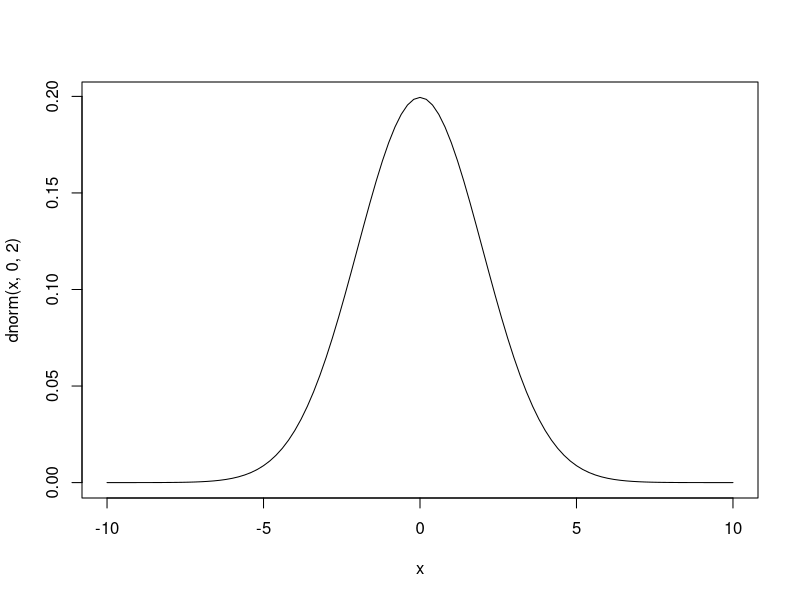
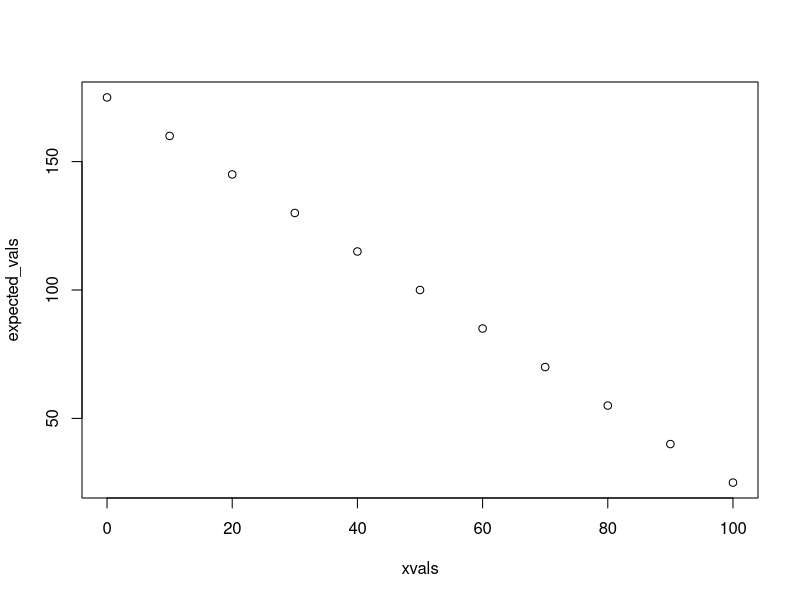
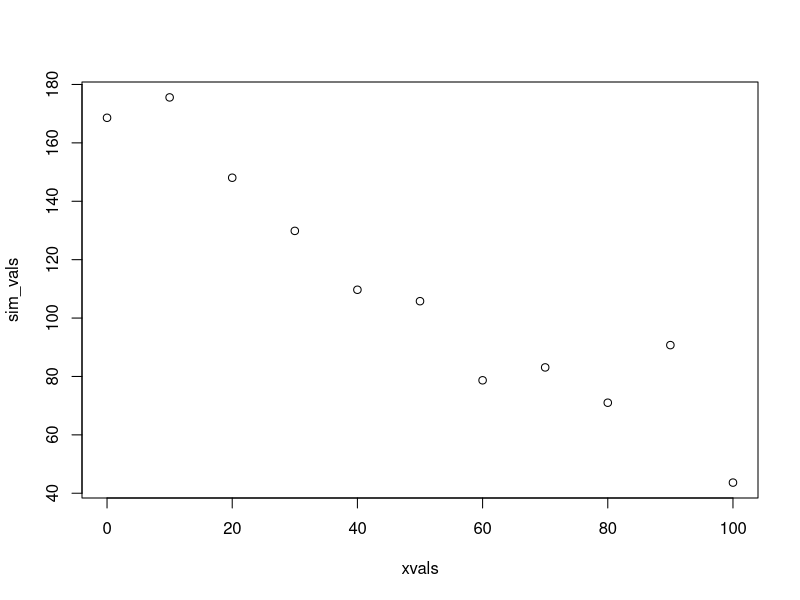
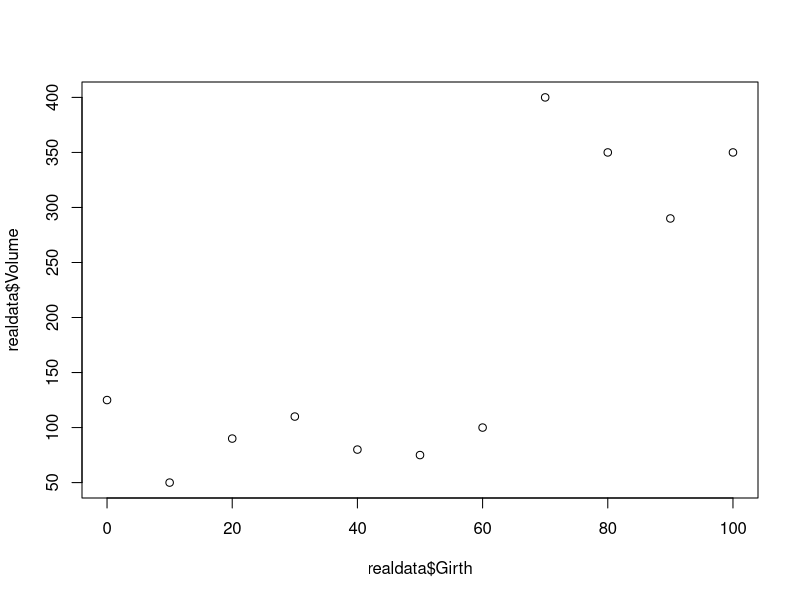
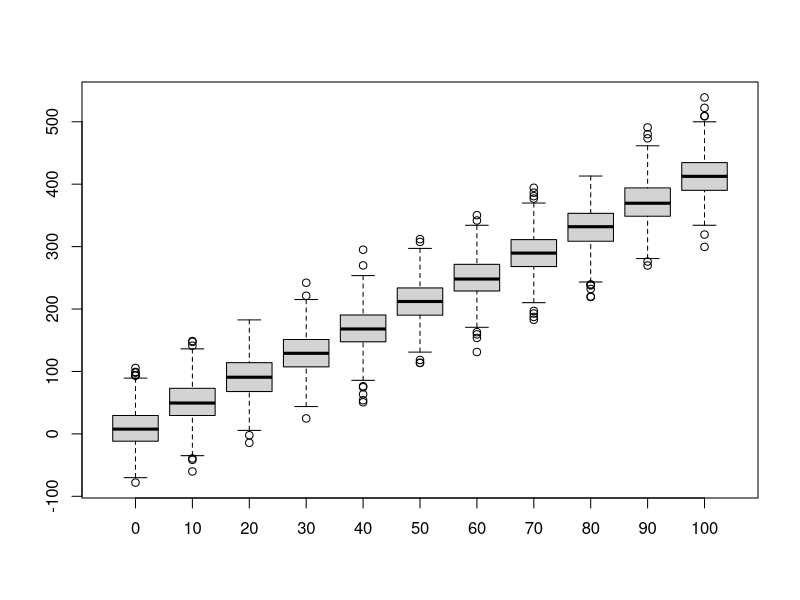
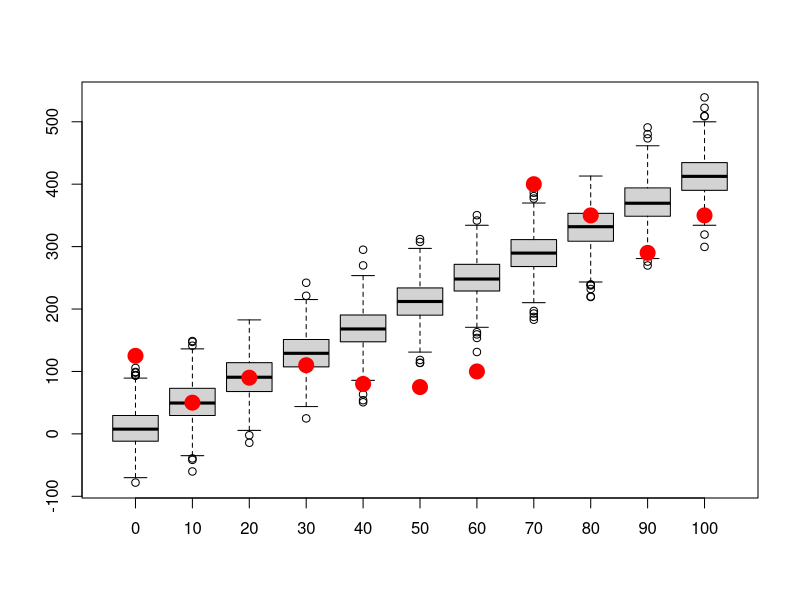
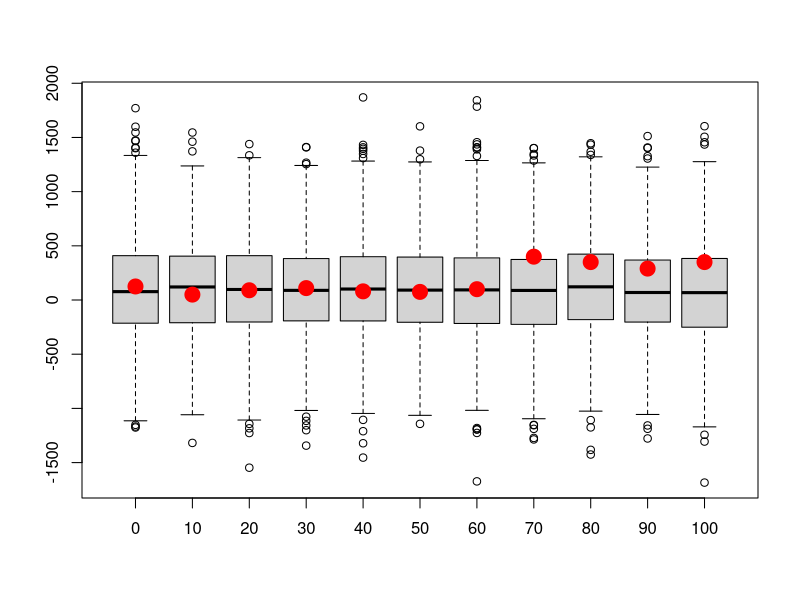
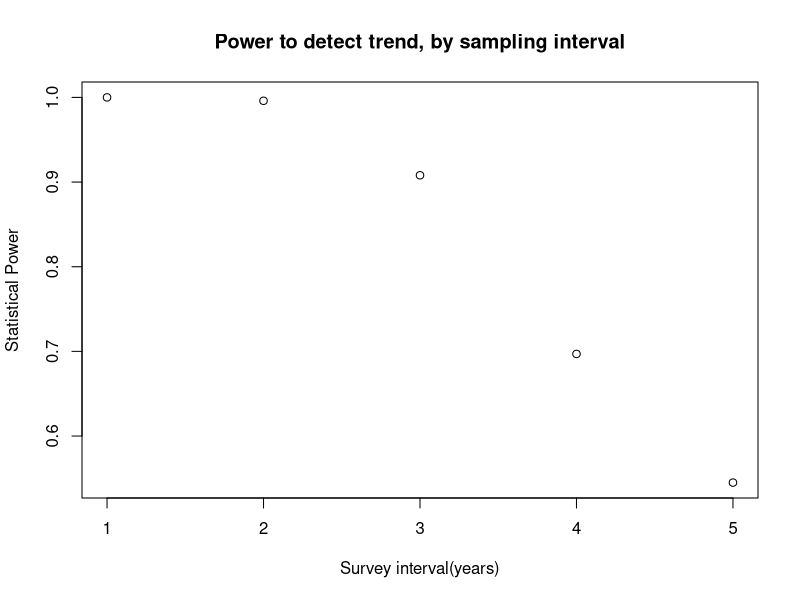

These figures' R source, in order:
## ---- chunk 1
knitr::opts_chunk$set(echo = TRUE, cache = TRUE)
## ---- chunk 2

############################################################
####                                                    ####  
####  NRES 746, Lecture 3                               ####
####                                                    ####
####  Kevin Shoemaker                                   #### 
####  University of Nevada, Reno                        ####
####                                                    #### 
############################################################


############################################################
####  The virtual ecologist                             ####
####     Building data simulation models                ####
############################################################


## ---- chunk 3

#############
# Short exercise:

# Generate 50 samples from Normal(mean=10,sd=5) 


# Generate 1000 samples from Poisson(mean=50)


# Generate 10 samples from Beta(shape1=0.1,shape2=0.1)


# Try some other distributions and parameters.  NOTE: you can visualize probability densities easily using the "curve" function:

curve(dnorm(x,0,2),-10,10)

# What happens when you try to use a discrete distribution?

## ---- chunk 4

############
# SIMULATE DATA GENERATION: decompose into deterministic and stochastic components 

##########
# Deterministic component: define function for transforming a predictor variable into an expected response (linear regression)

    # Arguments:
      # x: vector of covariate values
      # a: the intercept of a linear relationship mapping the covariate to an expected response
      # b: the slope of a linear relationship mapping the covariate to an expected response

deterministic_component <- function(x,a,b){
  linear <- a + b*x   # specify a deterministic, linear functional form
  return(linear)
}

xvals = seq(0,100,10)  # define the values of a hypothetical predictor variable (e.g., tree girth)

expected_vals <- deterministic_component(xvals,175,-1.5)   # use the deterministic component to determine the expected response (e.g., tree volume)
expected_vals

plot(xvals,expected_vals)   # plot out the relationship

# plot(xvals,expected_vals,type="l")    # alternatively, plot as a line

## ---- chunk 5

##########
# Stochastic component: define a function for transforming an expected (deterministic) response and adding a layer of "noise" on top!

    # Arguments:
      # x: vector of expected responses
      # variance: variance of the "noise" component of your data simulation model
stochastic_component <- function(x,variance){     
  sd <- sqrt(variance)       # convert variance to standard deviation       
  stochvals <- rnorm(length(x),x,sd)       # add a layer of "noise" on top of the expected response values
  return(stochvals)
}

           # alternative: add the "residuals" onto the expected values. 
# stochastic_component <- function(x,variance){     
#   sd <- sqrt(variance)       # convert variance to standard deviation       
#   stochvals <- rnorm(length(x),0,sd)       # generate the 'residuals'    
#   return(x+stochvals)             # add a layer of "noise" on top of the expected response values
# }

    ### Simulate stochastic data!!
sim_vals <- stochastic_component(expected_vals,variance=500)   # try it- run the function to add noise to your expected values. 

plot(xvals,sim_vals)     # plot it- it should look much more "noisy" now!

# ALTERNATIVELY:

sim_vals <- stochastic_component(deterministic_component(xvals,175,-1.5),500)    # stochastic "shell" surrounds a deterministic "core"    

## ---- chunk 6

############
# Goodness-of-fit test!

    # Does the data fall into the range of plausble data produced by this fully specified model?

############
# Imagine you have the following "real" data (e.g., tree volumes). 

realdata <- data.frame(Volume=c(125,50,90,110,80,75,100,400,350,290,350),Girth=xvals)
plot(realdata$Girth,realdata$Volume)

## ---- chunk 7

#############
# Let's simulate many datasets from our hypothesized data generating model (intercept=10,slope=4,variance=1000):

reps <- 1000    # specify number of replicate datasets to generate
samplesize <- nrow(realdata)    # define the number of data points we should generate for each simulation "experiment"
simresults <- array(0,dim=c(samplesize,reps))   # initialize a storage array for results 
for(i in 1:reps){       # for each independent simulation "experiment":
  exp_vals <- deterministic_component(realdata$Girth,a=10,b=4)          # simulate the expected tree volumes for each measured girth value
  sim_vals <- stochastic_component(exp_vals,1000)  # add stochastic noise
  simresults[,i] <- sim_vals   # store the simulated data for later
}

    # now make a boxplot of the results
boxplot(t(simresults),xaxt="n")    # (repeat) make a boxplot of the simulation results
axis(1,at=c(1:samplesize),labels=realdata$Girth)                          # add x axis labels 

## ---- chunk 8

#########
# Now overlay the "real" data
    # how well does the model fit the data?

boxplot(lapply(1:nrow(simresults), function(i) simresults[i,]),xaxt="n")    # (repeat) make a boxplot of the simulation results
axis(1,at=c(1:samplesize),labels=realdata$Girth)                          # add x axis labels 
points(c(1:samplesize),realdata$Volume,pch=20,cex=3,col="red",xaxt="n")     # this time, overlay the "real" data 

## ---- chunk 9

#############
# Let's simulate many datasets from our hypothesized data generating model (intercept=100,slope=0,variance=75000):

reps <- 1000    # specify number of replicate datasets to generate
samplesize <- nrow(realdata)    # define the number of data points we should generate for each simulation "experiment"
simresults <- array(0,dim=c(samplesize,reps))   # initialize a storage array for results 
for(i in 1:reps){       # for each independent simulation "experiment":
  exp_vals <- deterministic_component(realdata$Girth,a=100,b=0)          # simulate the expected tree volumes for each measured girth value
  sim_vals <- stochastic_component(exp_vals,200000)  # add stochastic noise
  simresults[,i] <- sim_vals   # store the simulated data for later
}

    # now make a boxplot of the results
boxplot(lapply(1:nrow(simresults), function(i) simresults[i,]),xaxt="n")    # (repeat) make a boxplot of the simulation results
axis(1,at=c(1:samplesize),labels=realdata$Girth)                          # add x axis labels 
points(c(1:samplesize),realdata$Volume,pch=20,cex=3,col="red",xaxt="n")     # this time, overlay the "real" data 


## ---- chunk 10

###############
# Power analysis example: designing a monitoring program for a rare species


   ### first, let's develop some helper functions:

########
# function for computing the number of observed/detected animals in a single survey

    # Arguments:
      # TrueN: true population abundance
      # surveyors: number of survey participants each day
      # days: survey duration, in days

NumObserved <- function(TrueN=1000,surveyors=1,days=3){
  probPerPersonDay <- 0.02      # define the probability of detection per animal per person-day [hard-coded- potentially bad coding practice!]
  probPerDay <- 1-(1-probPerPersonDay)^surveyors      # define the probability of detection per animal per day (multiple surveyors)(animal must be detected at least once)
  probPerSurvey <- 1-(1-probPerDay)^days       # define the probability of detection per animal for the entire survey
  nobs <- rbinom(1,size=TrueN,prob=probPerSurvey)     # simulate the number of animals detected!
  return(nobs)
}
NumObserved(TrueN=500,surveyors=2,days=7)   # test the new function

## ---- chunk 11

#########
# function for computing expected abundance dynamics of a declining population (deterministic component!)

    # Arguments:
      # LastYearAbund: true population abundance in the previous year
      # trend: proportional change in population size from last year

ThisYearAbund <- function(LastYearAbund=1000,trend=-0.03){
  CurAbund <- LastYearAbund + trend*LastYearAbund    # compute abundance this year
  CurAbund <- floor(CurAbund)  # can't have fractional individuals!
  return(CurAbund)
}
ThisYearAbund(LastYearAbund=500,trend=-0.03)    # test the new function

# NOTE: we could introduce stochastic population dynamics (or density dependence, etc!) for a more realistic model, but we are omitting this here. 

## ---- chunk 12

########
# develop a function for simulating monitoring data from a declining population

    # Arguments:
      # initabund: true initial population abundance
      # trend: proportional change in population size from last year
      # years: duration of simulation
      # observers: number of survey participants each day
      # days: survey duration, in days
      # survint: survey interval, in years (e.g., 2 means surveys are conducted every other year)

SimulateMonitoringData <- function(initabund=1000,trend=-0.03,years=25,observers=1,days=3,survint=2){
  prevabund <- initabund        # initialize "previous-year abundance" at initial abundance 
  detected <- numeric(years)    # set up storage variable
  for(y in 1:years){            # for each year of the simulation:
    thisAbund <- ThisYearAbund(prevabund,trend)             # compute the current abundance on the basis of the trend
    detected[y] <- NumObserved(thisAbund,observers,days)     # sample the current population using this monitoring scheme
    prevabund <- thisAbund   # set this years abundance as the previous years abundance (to set up the simulation for next year)
  }
  surveyed <- c(1:years)%%survint==0    # which years were surveys actually performed?
  detected[!surveyed] <- NA            # if the survey is not performed that year, return a missing value
  return(detected)       # return the number of individuals detected
}

SimulateMonitoringData(initabund=1000,trend=-0.03,years=25,observers=1,days=3,survint=2)    # test the new function

## ---- chunk 13

#########
# finally, develop a function for assessing whether or not a decline was detected:

    # Arguments:
      # monitoringData: simulated results from a long-term monitoring study
      # alpha: define acceptable type-I error rate (false positive rate)

IsDecline <- function(monitoringData,alpha=0.05){
  time <- 1:length(monitoringData)      # vector of survey years
  model <- lm(monitoringData~time)    # for now, let's use ordinary linear regression (perform linear regression on simulated monitoring data)
  p_value <- summary(model)$coefficients["time","Pr(>|t|)"]      # extract the p-value  
  isdecline <- ifelse(summary(model)$coefficients["time","Estimate"]<0,TRUE,FALSE)     # determine if the simulated monitoring data determined a "significant" decline
  sig_decline <- ifelse((p_value<=alpha)&(isdecline),TRUE,FALSE)    # if declining and significant trend, then the monitoring protocol successfully diagnosed a decline
  return(sig_decline)
}

IsDecline(monitoringData=c(10,20,NA,15,1),alpha=0.05)    # test the function

## ---- chunk 14

nreps <- 1000
initabund <- 100
GetPower <- function(observers=1,days=3,alpha=0.05,years=25,survint=2,trend=-0.03){
  decline <- logical(nreps)
  for(i in 1:nreps){
    detected <- SimulateMonitoringData(initabund,trend,years,observers,days,survint)
    decline[i] <- IsDecline(detected,alpha)
  }
  Power <- length(which(decline==TRUE))/nreps 
  return(Power)
}
cat((sprintf("The statistical power to detect a decline for the default parameters is: %s",GetPower())))    # for default

## ---- chunk 15

  initabund = 1000
  survints <- c(1:5)
  powers <- numeric(length(survints))
  for(i in 1:length(survints)){
    powers[i] <- GetPower(survint=survints[i])
  }
  
  plot(powers~survints,xlab="Survey interval(years)",ylab="Statistical Power",main="Power to detect trend, by sampling interval") 
  
